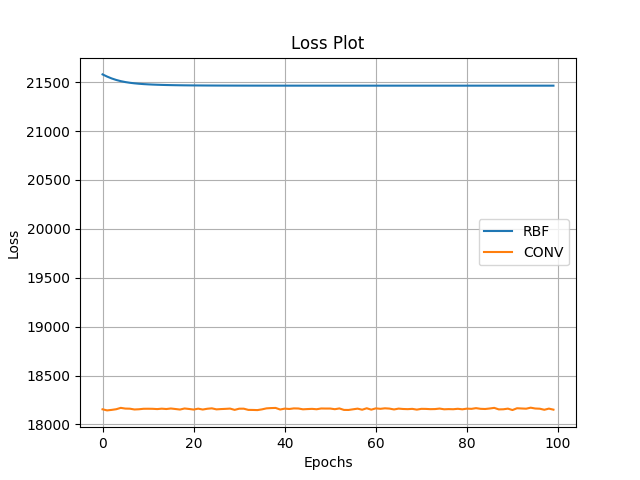

The script that saved this image:
import json
import matplotlib.pyplot as plt

def extract_loss_from_json(file_path):
    with open(file_path, 'r') as file:
        data = json.load(file)
    return data.get("test", [])

def plot_multiple_lists(data_lists, legends, title="Plot", xlabel="X-Axis", ylabel="Y-Axis", filename='loss'):

    for data in data_lists:
        plt.plot(data)

    plt.title(title)
    plt.xlabel(xlabel)
    plt.ylabel(ylabel)
    plt.legend(legends)
    plt.grid(True)
    plt.savefig(f'./{filename}.png')

# Example usage:
if __name__ == "__main__":
    # Extract loss values from a JSON file
    json_file_path = "../results/rbf_s10000_e100_bs16_lr0.001.json"
    rbf_loss = extract_loss_from_json(json_file_path)
    json_file_path = "../results/conv_s10000_e100_bs32_lr0.01.json"
    conv_loss = extract_loss_from_json(json_file_path)

    # Plot the loss values
    plot_multiple_lists(
        [rbf_loss, conv_loss],
        ["RBF", 'CONV'],
        title="Loss Plot",
        xlabel="Epochs",
        ylabel="Loss",
        filename='baselines_loss'
    )

